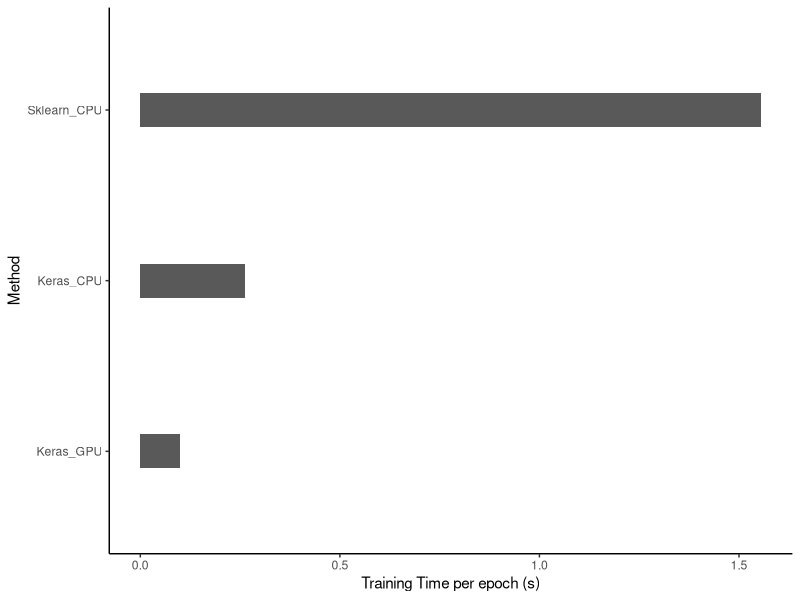
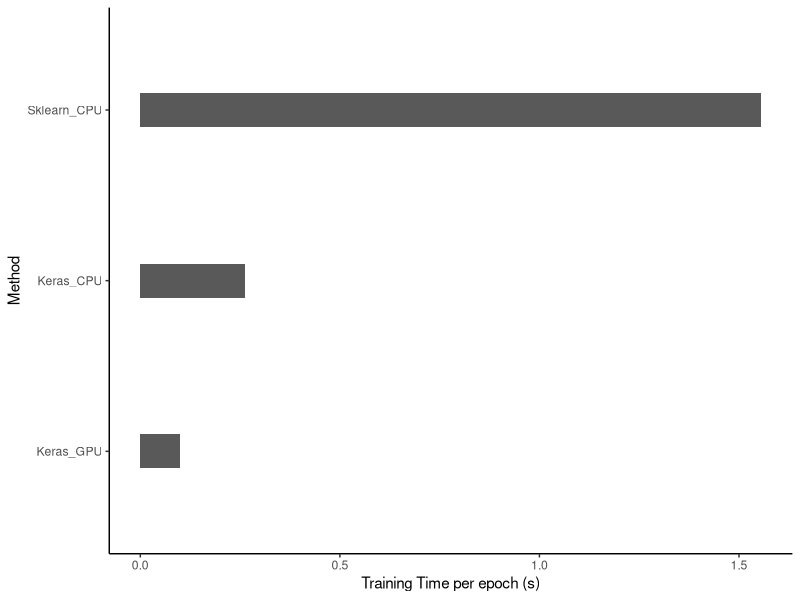

The R script that drew these images, in order:
install.packages('ggplot2')
newDF = data.frame(Method = c("Sklearn_CPU", "Keras_GPU", "Keras_CPU"),                    Time = c(155.6,10, 26.22)/100)
newDF$Method = factor(newDF$Method)
newDF$Method = relevel(newDF$Method, ref = "Keras_GPU")


require(ggplot2)
version

theme_set(theme_classic())

ggplot(newDF, aes(x = Method, y = Time)) + 
  geom_bar(stat = "identity", width = 0.2) + 
  ylab( "Training Time per epoch (s)") + 
  coord_flip()

ggsave("E:\\Dropbox\\mothMachineLearning_dataAndFigs\\Figs\\TrainingTimes.pdf", width = 4, height = 1.5)

